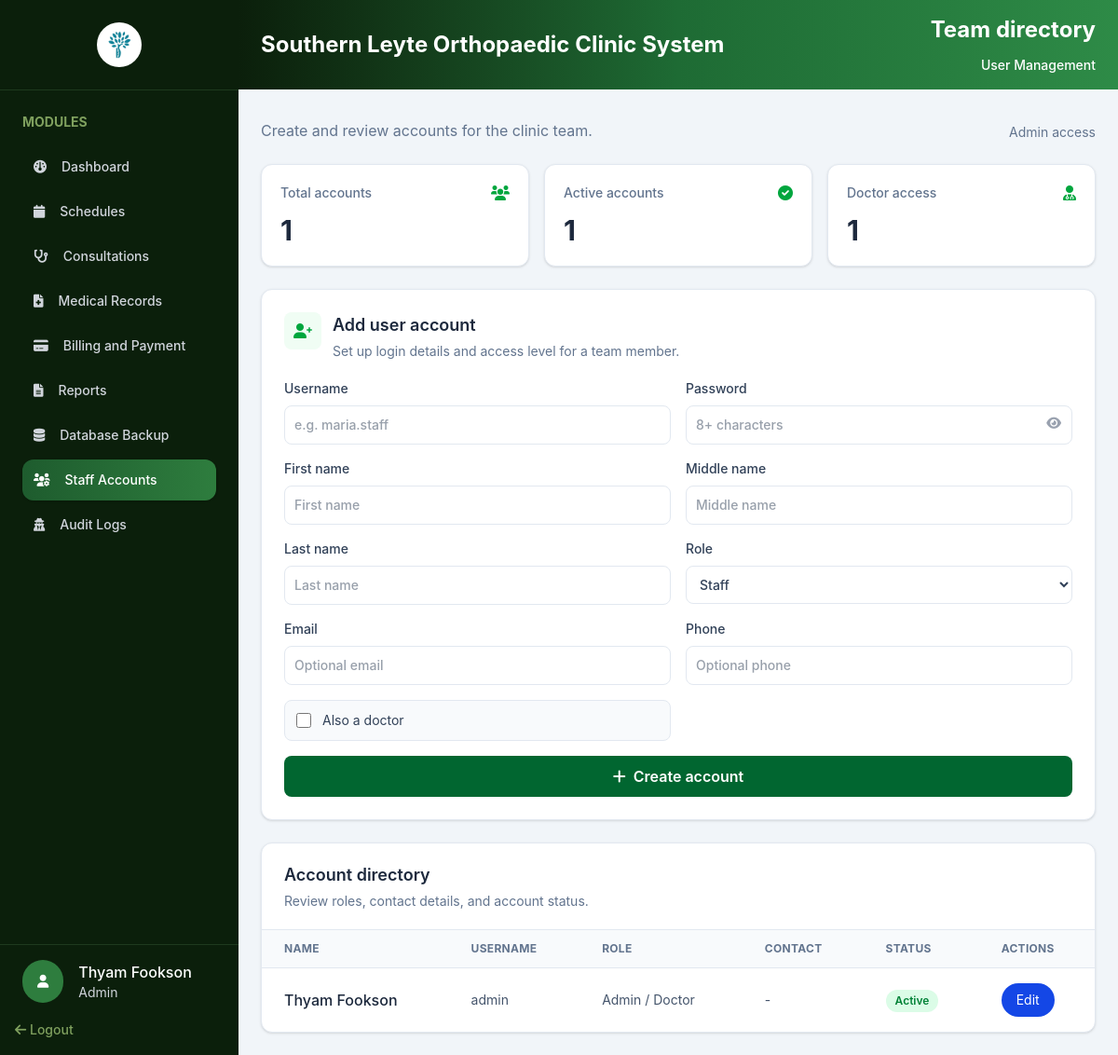
Page /admin/staff-management.php (signed in) on the committed database.
### tables this page shows
CREATE TABLE `users` (
  `UserID` int UNSIGNED NOT NULL,
  `Username` varchar(50) NOT NULL,
  `PasswordHash` varchar(255) NOT NULL,
  `FirstName` varchar(100) NOT NULL,
  `MiddleName` varchar(255) DEFAULT NULL,
  `LastName` varchar(100) NOT NULL,
  `Role` enum('Admin','Doctor','Staff') NOT NULL DEFAULT 'Staff',
  `IsDoctor` tinyint(1) NOT NULL DEFAULT '0',
  `Email` varchar(150) DEFAULT NULL,
  `Phone` varchar(30) DEFAULT NULL,
  `Status` enum('Active','Inactive') NOT NULL DEFAULT 'Active',
  `CreatedAt` timestamp NOT NULL DEFAULT CURRENT_TIMESTAMP
);

### includes/auth.php (called while the page is built, shortened)
<?php
class SessionManager
{
    public static function isLoggedIn(): bool
    {
        return isset($_SESSION['user_id']) || isset($_SESSION['userId']) || isset($_SESSION['user']);
    }
    public static function getCurrentRole(): ?string
    {
        return $_SESSION['access_type']
            ?? $_SESSION['user']['Role']
            ?? $_SESSION['Role']
            ?? null;
    }
    public static function getUser(PDO $pdo): ?array
    {
        $userId = $_SESSION['user_id'] ?? $_SESSION['userId'] ?? $_SESSION['user']['UserID'] ?? null;
        $statement = $pdo->prepare(
            'SELECT UserID AS user_id, Username AS username, FirstName AS first_name,
                    LastName AS last_name, Email AS email, Phone AS phone,
                    Role AS role, IsDoctor AS is_doctor, Status AS status, CreatedAt AS created_at
             FROM users WHERE UserID = ?'
        );
        $statement->execute([$userId]);
        return $statement->fetch(PDO::FETCH_ASSOC) ?: null;
    }
}

### admin/staff-management.php (the view, shortened to what this page needs)
<?php
require_once __DIR__ . '/../config/config.php';
require_once __DIR__ . '/../includes/auth.php';
$admin = SessionManager::getUser($pdo);
$user = $pdo->query(
    'SELECT UserID, Username, FirstName, LastName, Role, IsDoctor, Email, Phone, Status, CreatedAt
     FROM users ORDER BY CreatedAt DESC'
)->fetchAll(PDO::FETCH_ASSOC);
$activeAccounts = count(array_filter($user, static fn(array $account): bool => $account['Status'] === 'Active'));
$doctorAccounts = count(array_filter($user, static fn(array $account): bool => $account['Role'] === 'Doctor' || (int) $account['IsDoctor'] === 1));
?>
<!DOCTYPE html>
<html lang="en">
<head>
    <link rel="stylesheet" href="../assets/css/output.css">
    <link rel="stylesheet" href="../assets/css/global.css">
    <link rel="stylesheet" href="https://cdnjs.cloudflare.com/ajax/libs/font-awesome/6.0.0-beta3/css/all.min.css">
</head>
<body class="h-screen flex bg-slate-100">
    <?php include_once '../includes/sidebar.php'; ?>
    <section class="flex-1 min-h-0 flex flex-col overflow-hidden">
        <div
            class="flex items-center justify-between bg-gradient-to-r from-[#0b1f0b] via-[#1e6b34] to-[#2e8b47] px-6 py-4">
            <h1 class="text-2xl font-bold text-white">Southern Leyte Orthopaedic Clinic System</h1>
            <div class="flex flex-col gap-3 items-end">
                <h1 class="text-2xl font-bold text-white">Team directory</h1>
                <h3 class="text-sm font-medium text-white">User Management</h3>
            </div>
        </div>
        <main class="flex-1 p-6 overflow-auto">
            <div class="max-w-7xl mx-auto">
                <div class="flex flex-col gap-4 md:flex-row md:items-end md:justify-between">
                    <div>
                        <p class="text-slate-500 mt-2">Create and review accounts for the clinic team.</p>
                    </div>
                    <div class="flex items-center gap-2 text-sm text-slate-500">
                        <span>Admin access</span>
                    </div>
                </div>
                <div class="grid grid-cols-1 sm:grid-cols-2 gap-4 mt-6 lg:grid-cols-3">
                    <div class="bg-white rounded-xl border border-slate-200 p-5 shadow-sm">
                        <div class="flex items-center justify-between">
                            <p class="text-sm font-medium text-slate-500">Total accounts</p>
                            <i class="fa-solid fa-users text-green-600"></i>
                        </div>
                        <p class="text-3xl font-bold text-slate-800 mt-3"><?= count($user) ?></p>
                    </div>
                    <div class="bg-white rounded-xl border border-slate-200 p-5 shadow-sm">
                        <div class="flex items-center justify-between">
                            <p class="text-sm font-medium text-slate-500">Active accounts</p>
                            <i class="fa-solid fa-circle-check text-green-600"></i>
                        </div>
                        <p class="text-3xl font-bold text-slate-800 mt-3"><?= $activeAccounts ?></p>
                    </div>
                    <div class="bg-white rounded-xl border border-slate-200 p-5 shadow-sm">
                        <div class="flex items-center justify-between">
                            <p class="text-sm font-medium text-slate-500">Doctor access</p>
                            <i class="fa-solid fa-user-doctor text-green-600"></i>
                        </div>
                        <p class="text-3xl font-bold text-slate-800 mt-3"><?= $doctorAccounts ?></p>
                    </div>
                </div>
                <section class="bg-white rounded-xl border border-slate-200 shadow-sm p-6 mt-6">
                    <div class="flex items-start gap-3 mb-5">
                        <div class="w-10 h-10 rounded-lg bg-green-50 flex items-center justify-center shrink-0">
                            <i class="fa-solid fa-user-plus text-green-600"></i>
                        </div>
                        <div>
                            <h2 class="text-lg font-semibold text-slate-800">Add user account</h2>
                            <p class="text-sm text-slate-500 mt-1">Set up login details and access level for a team
                                member.
                            </p>
                        </div>
                    </div>
                    <form id="addUserForm" class="grid grid-cols-1 md:grid-cols-2 xl:grid-cols-4 gap-4">
                        <label class="text-sm font-medium text-slate-700">Username<input name="username"
                                placeholder="e.g. maria.staff" required
                                class="mt-2 w-full border border-slate-200 rounded-lg p-2.5 focus:border-green-500 focus:outline-none"></label>
                        <label class="text-sm font-medium text-slate-700">Password
                            <div class="relative">
                                <input name="password" id="Password" type="password" placeholder="8+ characters"
                                    required
                                    class="mt-2 w-full border border-slate-200 rounded-lg p-2.5 focus:border-green-500 focus:outline-none">
                                <i id="togglePassword"
                                    class="fa-solid fa-eye cursor-pointer absolute right-3 top-5 text-gray-400 hover:text-gray-600 text-sm transition">
                                </i>
                            </div>
                        </label>
                        <label class="text-sm font-medium text-slate-700">First name<input name="firstName"
                                placeholder="First name" required
                                class="mt-2 w-full border border-slate-200 rounded-lg p-2.5 focus:border-green-500 focus:outline-none"></label>
                        <label class="text-sm font-medium text-slate-700">Middle name<input name="middleName"
                                placeholder="Middle name"
                                class="mt-2 w-full border border-slate-200 rounded-lg p-2.5 focus:border-green-500 focus:outline-none"></label>
                        <label class="text-sm font-medium text-slate-700">Last name<input name="lastName"
                                placeholder="Last name" required
                                class="mt-2 w-full border border-slate-200 rounded-lg p-2.5 focus:border-green-500 focus:outline-none"></label>
                        <label class="text-sm font-medium text-slate-700">Role
                            <select name="role"
                                class="mt-2 w-full border border-slate-200 rounded-lg p-2.5 bg-white focus:border-green-500 focus:outline-none">
                                <option value="Staff">Staff</option>
                            </select>
                        </label>
                        <label class="text-sm font-medium text-slate-700">Email<input name="email" type="email"
                                placeholder="Optional email"
                                class="mt-2 w-full border border-slate-200 rounded-lg p-2.5 focus:border-green-500 focus:outline-none"></label>
                        <label class="text-sm font-medium text-slate-700">Phone<input name="phone"
                                placeholder="Optional phone"
                                class="mt-2 w-full border border-slate-200 rounded-lg p-2.5 focus:border-green-500 focus:outline-none"></label>
                        <label
                            class="flex items-center gap-3 self-end min-h-11 px-3 rounded-lg bg-slate-50 border border-slate-200 text-sm text-slate-700"><input
                                name="isDoctor" type="checkbox" value="1" class="h-4 w-4 accent-green-600"> Also a
                            doctor</label>
                        <button
                            class="md:col-span-2 xl:col-span-4 bg-green-800 text-white rounded-lg p-2.5 font-semibold hover:bg-green-900 transition"
                            type="submit"><i class="fa-solid fa-plus mr-2"></i>Create account</button>
                    </form>
                </section>
                <section class="bg-white rounded-xl border border-slate-200 shadow-sm mt-6 overflow-hidden">
                    <div class="px-6 py-5 border-b border-slate-200">
                        <h2 class="text-lg font-semibold text-slate-800">Account directory</h2>
                        <p class="text-sm text-slate-500 mt-1">Review roles, contact details, and account status.</p>
                    </div>
                    <div class="overflow-x-auto">
                        <table class="w-full text-left">
                            <thead
                                class="border-b border-slate-200 bg-slate-50 text-xs uppercase tracking-wide text-slate-500">
                                <tr>
                                    <th class="px-6 py-3">Name</th>
                                    <th class="px-6 py-3">Username</th>
                                    <th class="px-6 py-3">Role</th>
                                    <th class="px-6 py-3">Contact</th>
                                    <th class="px-6 py-3">Status</th>
                                    <th class="px-6 py-3">Actions</th>
                                </tr>
                            </thead>
                            <tbody><?php foreach ($user as $account): ?>
                                    <tr class="border-b last:border-0 border-slate-100 hover:bg-slate-50 transition">
                                        <td class="px-6 py-4 font-medium text-slate-800">
                                            <?= htmlspecialchars($account['FirstName'] . ' ' . $account['LastName']) ?>
                                        </td>
                                        <td class="px-6 py-4 text-sm text-slate-600">
                                            <?= htmlspecialchars($account['Username']) ?>
                                        </td>
                                        <td class="px-6 py-4 text-sm text-slate-600">
                                            <?= htmlspecialchars($account['Role'] . ($account['IsDoctor'] ? ' / Doctor' : '')) ?>
                                        </td>
                                        <td class="px-6 py-4 text-sm text-slate-600">
                                            <?= htmlspecialchars($account['Email'] ?: $account['Phone'] ?: '-') ?>
                                        </td>
                                        <td class="px-6 py-4"><span
                                                class="inline-flex rounded-full px-2.5 py-1 text-xs font-semibold <?= $account['Status'] === 'Active' ? 'bg-green-100 text-green-700' : 'bg-slate-100 text-slate-600' ?>"><?= htmlspecialchars($account['Status']) ?></span>
                                        </td>
                                        <td class="px-6 py-4 text-sm">
                                            <button type="button"
                                                class="edit-user-btn inline-flex rounded-full px-4 py-2 text-white bg-blue-700 cursor-pointer hover:bg-blue-800"
                                                data-id="<?= htmlspecialchars($account['UserID']) ?>"
                                                data-username="<?= htmlspecialchars($account['Username']) ?>"
                                                data-first-name="<?= htmlspecialchars($account['FirstName']) ?>"
                                                data-last-name="<?= htmlspecialchars($account['LastName']) ?>"
                                                data-role="<?= htmlspecialchars($account['Role']) ?>"
                                                data-is-doctor="<?= (int) $account['IsDoctor'] ?>"
                                                data-email="<?= htmlspecialchars($account['Email'] ?? '') ?>"
                                                data-phone="<?= htmlspecialchars($account['Phone'] ?? '') ?>">Edit</button>
                                        </td>
                                    </tr><?php endforeach; ?>
                            </tbody>
                        </table>
                    </div>
                </section>
            </div>
        </main>
    </section>
</body>
</html>

### includes/sidebar.php (shortened to what this page needs)
<?php
$currentRole = strtolower((string) (SessionManager::getCurrentRole() ?? 'staff'));
$currentFile = basename($_SERVER['PHP_SELF']);
?>
<div class="w-64 shrink-0 bg-[#0b1f0b] flex flex-col h-full">
    <div class="w-full border-b p-6 border-[#1e3a1e] flex items-center justify-center gap-4">
        <img src="../assets/img/icon-logo.ico" alt="SLOC Logo" class="w-12 h-12 object-contain rounded-full">
    </div>
    <div class="custom-scrollbar w-full p-6 overflow-y-auto flex-1 min-h-0">
        <h2 class="text-[#7fa05e] font-bold text-sm mb-4">MODULES</h2>
        <?php foreach ($navItems as $item): ?>
            <?php if (in_array($currentRole, $item['roles'], true)): ?>
                <?php $isActive = $currentFile === $item['file']; ?>
                <div
                    class="flex items-center p-3 rounded-xl gap-4 mb-1 <?= $isActive ? 'bg-gradient-to-r from-[#1e5c2e] to-[#2e7d3e] shadow-sm' : '' ?>">
                    <i
                        class="text-sm fa-solid <?= htmlspecialchars($item['icon']) ?> <?= $isActive ? 'text-white' : 'text-gray-300' ?>"></i>
                    <a href="<?= htmlspecialchars($item['href']) ?>"
                        class="text-sm font-medium <?= $isActive ? 'text-white' : 'text-gray-300 hover:text-white' ?>">
                        <?= htmlspecialchars($item['label']) ?>
                    </a>
                </div>
            <?php endif; ?>
        <?php endforeach; ?>
    </div>
    <div class="mt-auto">
        <div class="w-full border-t pt-4 pl-6 border-[#1e3a1e] flex items-center gap-4">
            <i class="text-sm fa-solid fa-user text-white p-4 bg-[#2e7d3e] rounded-full"></i>
            <div>
                <?php if ($admin): ?>
                    <h1 class="text-white text-md font-medium">
                        <?= htmlspecialchars($admin['first_name']) ?>     <?= htmlspecialchars($admin['last_name']) ?>
                    </h1>
                    <h3 class="text-gray-300 text-sm"><?= htmlspecialchars($admin['role']) ?></h3>
                <?php endif; ?>
            </div>
        </div>
        <div class="w-full p-4">
            <a href="../logout.php" class="text-[#7fa05e] hover:text-red-400 font-medium text-sm">
                <i class="fa-solid fa-arrow-left"></i> Logout
            </a>
        </div>
    </div>
</div>

### rows in the picture
users: FirstName "Thyam", LastName "Fookson", Role "Admin", Status "1", IsDoctor "1", FirstName+LastName "Thyam Fookson", Username "admin", Role+IsDoctor "Admin / Doctor", Email+Phone "-", Status "Active"

### other values in the picture
$item['label'] "Dashboard"
$item['label'] "Schedules"
$item['label'] "Consultations"
$item['label'] "Medical Records"
$item['label'] "Billing and Payment"
$item['label'] "Reports"
$item['label'] "Database Backup"
$item['label'] "Staff Accounts"
$item['label'] "Audit Logs"
count($user) "1"
